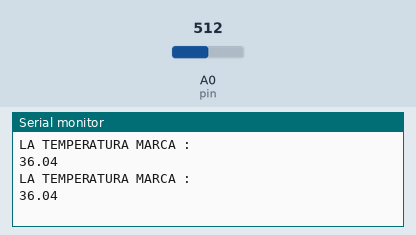
Bench run of a sketch on a simulated Arduino Uno, built with avr-gcc and run on an emulated ATmega328P. Shown: the last lines printed to the serial monitor. The inputs (shaded band) are chosen by the test bench; at power-on: A0 (pin) = 512.

Above: at 1.8 s.
1.9 s: A0 (pin) set to 716
At 2.8 s:
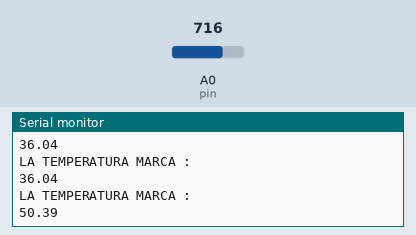
3.4 s: A0 (pin) set to 900
At 4.4 s:
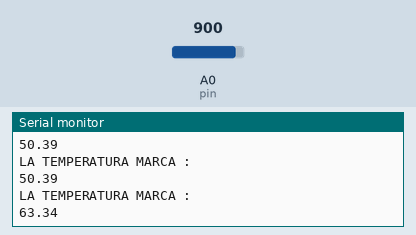
Timing chart, 0 to 6.4 s (numbered marks = the images above; inputs shaded):
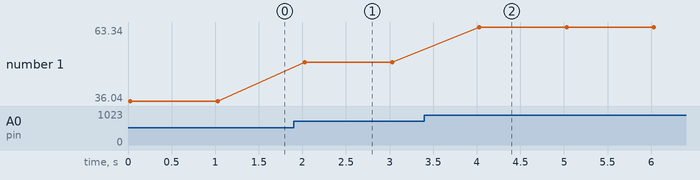

Measured:
- after the input at 1.9 s, the serial monitor: prints a new line after 0.13 s (image 1)
- after the input at 3.4 s, the serial monitor: prints a new line after 0.63 s (image 2)
- plotted number 1: 36.04 → 50.39 after the input at 1.9 s, 50.39 → 63.34 after the input at 3.4 s

The sketch:

ampli_temp.ino
```cpp
int pin=A0;
float temperaturad;
float temperatura;

void setup() {
  Serial.begin(9600);
}

void loop() {
  temperaturad=analogRead(pin);
  temperatura=(72*temperaturad)/1023.00;
  Serial.println("LA TEMPERATURA MARCA : " );
  Serial.println(temperatura);
  delay(1000);


}
```
